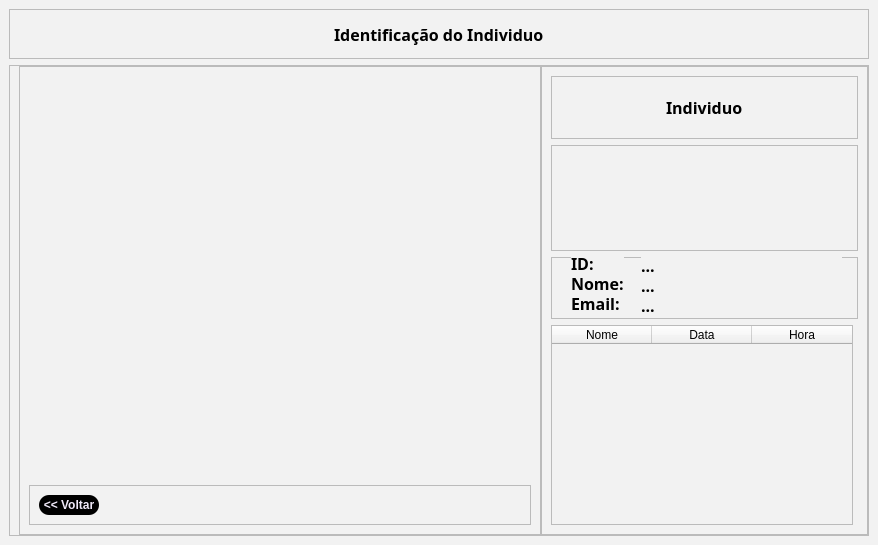
<?xml version="1.0" encoding="UTF-8"?>
<ui version="4.0">
 <class>MainWindow</class>
 <widget class="QMainWindow" name="MainWindow">
  <property name="geometry">
   <rect>
    <x>0</x>
    <y>0</y>
    <width>878</width>
    <height>545</height>
   </rect>
  </property>
  <property name="windowTitle">
   <string>MainWindow</string>
  </property>
  <property name="styleSheet">
   <string notr="true">background-color: rgb(242, 242, 242)</string>
  </property>
  <widget class="QWidget" name="centralwidget">
   <layout class="QVBoxLayout" name="verticalLayout_2">
    <item>
     <widget class="QFrame" name="frame_8">
      <property name="minimumSize">
       <size>
        <width>0</width>
        <height>50</height>
       </size>
      </property>
      <property name="frameShape">
       <enum>QFrame::StyledPanel</enum>
      </property>
      <property name="frameShadow">
       <enum>QFrame::Raised</enum>
      </property>
      <layout class="QHBoxLayout" name="horizontalLayout_5">
       <item>
        <spacer name="horizontalSpacer_7">
         <property name="orientation">
          <enum>Qt::Horizontal</enum>
         </property>
         <property name="sizeHint" stdset="0">
          <size>
           <width>349</width>
           <height>20</height>
          </size>
         </property>
        </spacer>
       </item>
       <item>
        <widget class="QLabel" name="label_5">
         <property name="minimumSize">
          <size>
           <width>210</width>
           <height>0</height>
          </size>
         </property>
         <property name="maximumSize">
          <size>
           <width>125</width>
           <height>16777215</height>
          </size>
         </property>
         <property name="font">
          <font>
           <family>Noto Sans Georgian</family>
           <pointsize>12</pointsize>
           <weight>75</weight>
           <bold>true</bold>
          </font>
         </property>
         <property name="styleSheet">
          <string notr="true">QLabel{
text-align: center;
}</string>
         </property>
         <property name="text">
          <string>Identificação do Individuo</string>
         </property>
        </widget>
       </item>
       <item>
        <spacer name="horizontalSpacer_8">
         <property name="orientation">
          <enum>Qt::Horizontal</enum>
         </property>
         <property name="sizeHint" stdset="0">
          <size>
           <width>348</width>
           <height>20</height>
          </size>
         </property>
        </spacer>
       </item>
      </layout>
     </widget>
    </item>
    <item>
     <widget class="QFrame" name="frame_7">
      <property name="frameShape">
       <enum>QFrame::StyledPanel</enum>
      </property>
      <property name="frameShadow">
       <enum>QFrame::Raised</enum>
      </property>
      <layout class="QHBoxLayout" name="horizontalLayout">
       <property name="spacing">
        <number>0</number>
       </property>
       <property name="topMargin">
        <number>0</number>
       </property>
       <property name="rightMargin">
        <number>0</number>
       </property>
       <property name="bottomMargin">
        <number>0</number>
       </property>
       <item>
        <widget class="QFrame" name="frame_2">
         <property name="frameShape">
          <enum>QFrame::StyledPanel</enum>
         </property>
         <property name="frameShadow">
          <enum>QFrame::Raised</enum>
         </property>
         <layout class="QVBoxLayout" name="verticalLayout_3">
          <item>
           <spacer name="verticalSpacer">
            <property name="orientation">
             <enum>Qt::Vertical</enum>
            </property>
            <property name="sizeHint" stdset="0">
             <size>
              <width>20</width>
              <height>40</height>
             </size>
            </property>
           </spacer>
          </item>
          <item>
           <widget class="QLabel" name="display_camera">
            <property name="minimumSize">
             <size>
              <width>502</width>
              <height>300</height>
             </size>
            </property>
            <property name="text">
             <string/>
            </property>
            <property name="pixmap">
             <pixmap>../../imagens/Frame 1.png</pixmap>
            </property>
           </widget>
          </item>
          <item>
           <spacer name="verticalSpacer_4">
            <property name="orientation">
             <enum>Qt::Vertical</enum>
            </property>
            <property name="sizeHint" stdset="0">
             <size>
              <width>20</width>
              <height>40</height>
             </size>
            </property>
           </spacer>
          </item>
          <item>
           <widget class="QFrame" name="frame_5">
            <property name="minimumSize">
             <size>
              <width>0</width>
              <height>30</height>
             </size>
            </property>
            <property name="frameShape">
             <enum>QFrame::StyledPanel</enum>
            </property>
            <property name="frameShadow">
             <enum>QFrame::Raised</enum>
            </property>
            <layout class="QHBoxLayout" name="horizontalLayout_3">
             <item>
              <widget class="QPushButton" name="rec_facial_pushButton_voltar">
               <property name="minimumSize">
                <size>
                 <width>60</width>
                 <height>20</height>
                </size>
               </property>
               <property name="maximumSize">
                <size>
                 <width>60</width>
                 <height>20</height>
                </size>
               </property>
               <property name="font">
                <font>
                 <weight>75</weight>
                 <bold>true</bold>
                </font>
               </property>
               <property name="cursor">
                <cursorShape>PointingHandCursor</cursorShape>
               </property>
               <property name="styleSheet">
                <string notr="true">QPushButton{
	border-radius: 10px;
	border-image: url(:/Close_Image/cil-x.png);
	background-position: center;
		
	color: rgb(240, 233, 249);
	background-color: rgb(0, 0, 0);
	
}
QPushButton:hover{
	
	
	background-color: rgb(42, 42, 42);
	color: rgb(240, 233, 249);
}
QPushButton:pressed{
	background-color: rgb(35, 35, 35);
	color: rgb(200, 200, 200);
}

</string>
               </property>
               <property name="text">
                <string>&lt;&lt; Voltar</string>
               </property>
              </widget>
             </item>
             <item>
              <spacer name="horizontalSpacer_3">
               <property name="orientation">
                <enum>Qt::Horizontal</enum>
               </property>
               <property name="sizeHint" stdset="0">
                <size>
                 <width>40</width>
                 <height>20</height>
                </size>
               </property>
              </spacer>
             </item>
            </layout>
           </widget>
          </item>
         </layout>
        </widget>
       </item>
       <item>
        <widget class="QFrame" name="frame">
         <property name="minimumSize">
          <size>
           <width>300</width>
           <height>0</height>
          </size>
         </property>
         <property name="frameShape">
          <enum>QFrame::StyledPanel</enum>
         </property>
         <property name="frameShadow">
          <enum>QFrame::Raised</enum>
         </property>
         <layout class="QVBoxLayout" name="verticalLayout">
          <item>
           <widget class="QFrame" name="frame_3">
            <property name="frameShape">
             <enum>QFrame::StyledPanel</enum>
            </property>
            <property name="frameShadow">
             <enum>QFrame::Raised</enum>
            </property>
            <layout class="QHBoxLayout" name="horizontalLayout_2">
             <item>
              <spacer name="horizontalSpacer">
               <property name="orientation">
                <enum>Qt::Horizontal</enum>
               </property>
               <property name="sizeHint" stdset="0">
                <size>
                 <width>40</width>
                 <height>20</height>
                </size>
               </property>
              </spacer>
             </item>
             <item>
              <widget class="QLabel" name="label_3">
               <property name="minimumSize">
                <size>
                 <width>0</width>
                 <height>0</height>
                </size>
               </property>
               <property name="maximumSize">
                <size>
                 <width>100</width>
                 <height>16777215</height>
                </size>
               </property>
               <property name="font">
                <font>
                 <family>Noto Sans Georgian</family>
                 <pointsize>12</pointsize>
                 <weight>75</weight>
                 <bold>true</bold>
                </font>
               </property>
               <property name="styleSheet">
                <string notr="true">QLabel{
text-align: center;
}</string>
               </property>
               <property name="text">
                <string>Individuo</string>
               </property>
              </widget>
             </item>
             <item>
              <spacer name="horizontalSpacer_2">
               <property name="orientation">
                <enum>Qt::Horizontal</enum>
               </property>
               <property name="sizeHint" stdset="0">
                <size>
                 <width>40</width>
                 <height>20</height>
                </size>
               </property>
              </spacer>
             </item>
            </layout>
           </widget>
          </item>
          <item>
           <widget class="QFrame" name="frame_10">
            <property name="minimumSize">
             <size>
              <width>0</width>
              <height>98</height>
             </size>
            </property>
            <property name="frameShape">
             <enum>QFrame::StyledPanel</enum>
            </property>
            <property name="frameShadow">
             <enum>QFrame::Raised</enum>
            </property>
            <layout class="QHBoxLayout" name="horizontalLayout_4">
             <item>
              <spacer name="horizontalSpacer_4">
               <property name="orientation">
                <enum>Qt::Horizontal</enum>
               </property>
               <property name="sizeHint" stdset="0">
                <size>
                 <width>40</width>
                 <height>20</height>
                </size>
               </property>
              </spacer>
             </item>
             <item>
              <widget class="QLabel" name="individuo_identificado">
               <property name="minimumSize">
                <size>
                 <width>91</width>
                 <height>86</height>
                </size>
               </property>
               <property name="maximumSize">
                <size>
                 <width>70</width>
                 <height>70</height>
                </size>
               </property>
               <property name="text">
                <string/>
               </property>
               <property name="pixmap">
                <pixmap>../../imagens/Frame 19 (1).png</pixmap>
               </property>
              </widget>
             </item>
             <item>
              <spacer name="horizontalSpacer_5">
               <property name="orientation">
                <enum>Qt::Horizontal</enum>
               </property>
               <property name="sizeHint" stdset="0">
                <size>
                 <width>40</width>
                 <height>20</height>
                </size>
               </property>
              </spacer>
             </item>
            </layout>
           </widget>
          </item>
          <item>
           <widget class="QFrame" name="frame_4">
            <property name="maximumSize">
             <size>
              <width>16777215</width>
              <height>75</height>
             </size>
            </property>
            <property name="frameShape">
             <enum>QFrame::StyledPanel</enum>
            </property>
            <property name="frameShadow">
             <enum>QFrame::Raised</enum>
            </property>
            <widget class="QLabel" name="label_7">
             <property name="geometry">
              <rect>
               <x>20</x>
               <y>40</y>
               <width>53</width>
               <height>13</height>
              </rect>
             </property>
             <property name="minimumSize">
              <size>
               <width>0</width>
               <height>0</height>
              </size>
             </property>
             <property name="maximumSize">
              <size>
               <width>100</width>
               <height>16777215</height>
              </size>
             </property>
             <property name="font">
              <font>
               <family>Noto Sans Georgian</family>
               <pointsize>12</pointsize>
               <weight>75</weight>
               <bold>true</bold>
              </font>
             </property>
             <property name="styleSheet">
              <string notr="true">QLabel{
text-align: center;
}</string>
             </property>
             <property name="text">
              <string>Email:</string>
             </property>
            </widget>
            <widget class="QLabel" name="label_6">
             <property name="geometry">
              <rect>
               <x>20</x>
               <y>20</y>
               <width>53</width>
               <height>13</height>
              </rect>
             </property>
             <property name="minimumSize">
              <size>
               <width>0</width>
               <height>0</height>
              </size>
             </property>
             <property name="maximumSize">
              <size>
               <width>100</width>
               <height>16777215</height>
              </size>
             </property>
             <property name="font">
              <font>
               <family>Noto Sans Georgian</family>
               <pointsize>12</pointsize>
               <weight>75</weight>
               <bold>true</bold>
              </font>
             </property>
             <property name="styleSheet">
              <string notr="true">QLabel{
text-align: center;
}</string>
             </property>
             <property name="text">
              <string>Nome:</string>
             </property>
            </widget>
            <widget class="QLabel" name="label_4">
             <property name="geometry">
              <rect>
               <x>20</x>
               <y>0</y>
               <width>53</width>
               <height>13</height>
              </rect>
             </property>
             <property name="minimumSize">
              <size>
               <width>0</width>
               <height>0</height>
              </size>
             </property>
             <property name="maximumSize">
              <size>
               <width>100</width>
               <height>16777215</height>
              </size>
             </property>
             <property name="font">
              <font>
               <family>Noto Sans Georgian</family>
               <pointsize>12</pointsize>
               <weight>75</weight>
               <bold>true</bold>
              </font>
             </property>
             <property name="styleSheet">
              <string notr="true">QLabel{
text-align: center;
}</string>
             </property>
             <property name="text">
              <string>ID:</string>
             </property>
            </widget>
            <widget class="QLabel" name="rec_facial_label_id">
             <property name="geometry">
              <rect>
               <x>90</x>
               <y>0</y>
               <width>201</width>
               <height>16</height>
              </rect>
             </property>
             <property name="minimumSize">
              <size>
               <width>0</width>
               <height>0</height>
              </size>
             </property>
             <property name="maximumSize">
              <size>
               <width>16777215</width>
               <height>16777215</height>
              </size>
             </property>
             <property name="font">
              <font>
               <family>Noto Sans Georgian</family>
               <pointsize>12</pointsize>
               <weight>75</weight>
               <bold>true</bold>
              </font>
             </property>
             <property name="styleSheet">
              <string notr="true">QLabel{
text-align: center;
}</string>
             </property>
             <property name="text">
              <string>...</string>
             </property>
            </widget>
            <widget class="QLabel" name="rec_facial_label_nome">
             <property name="geometry">
              <rect>
               <x>90</x>
               <y>20</y>
               <width>211</width>
               <height>16</height>
              </rect>
             </property>
             <property name="minimumSize">
              <size>
               <width>0</width>
               <height>0</height>
              </size>
             </property>
             <property name="maximumSize">
              <size>
               <width>16777215</width>
               <height>16777215</height>
              </size>
             </property>
             <property name="font">
              <font>
               <family>Noto Sans Georgian</family>
               <pointsize>12</pointsize>
               <weight>75</weight>
               <bold>true</bold>
              </font>
             </property>
             <property name="styleSheet">
              <string notr="true">QLabel{
text-align: center;
}</string>
             </property>
             <property name="text">
              <string>...</string>
             </property>
            </widget>
            <widget class="QLabel" name="rec_facial_label_email">
             <property name="geometry">
              <rect>
               <x>90</x>
               <y>40</y>
               <width>211</width>
               <height>16</height>
              </rect>
             </property>
             <property name="minimumSize">
              <size>
               <width>0</width>
               <height>0</height>
              </size>
             </property>
             <property name="maximumSize">
              <size>
               <width>16777215</width>
               <height>16777215</height>
              </size>
             </property>
             <property name="font">
              <font>
               <family>Noto Sans Georgian</family>
               <pointsize>12</pointsize>
               <weight>75</weight>
               <bold>true</bold>
              </font>
             </property>
             <property name="styleSheet">
              <string notr="true">QLabel{
text-align: center;
}</string>
             </property>
             <property name="text">
              <string>...</string>
             </property>
            </widget>
           </widget>
          </item>
          <item>
           <widget class="QTableWidget" name="rec_facial_tableWidget_mini_historico">
            <property name="sizePolicy">
             <sizepolicy hsizetype="Expanding" vsizetype="Expanding">
              <horstretch>0</horstretch>
              <verstretch>0</verstretch>
             </sizepolicy>
            </property>
            <property name="minimumSize">
             <size>
              <width>290</width>
              <height>200</height>
             </size>
            </property>
            <property name="maximumSize">
             <size>
              <width>302</width>
              <height>199</height>
             </size>
            </property>
            <column>
             <property name="text">
              <string>Nome</string>
             </property>
            </column>
            <column>
             <property name="text">
              <string>Data</string>
             </property>
            </column>
            <column>
             <property name="text">
              <string>Hora</string>
             </property>
            </column>
           </widget>
          </item>
         </layout>
        </widget>
       </item>
      </layout>
     </widget>
    </item>
   </layout>
  </widget>
 </widget>
 <resources/>
 <connections/>
</ui>
